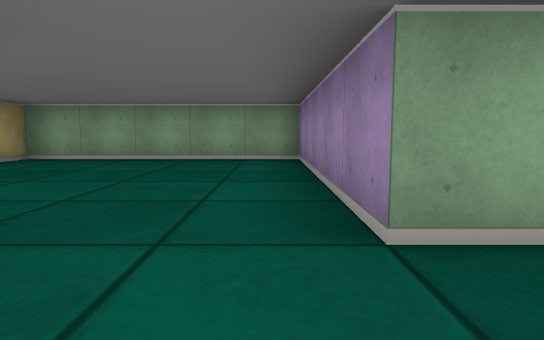
view 1 (above)

12 first-person views from a walk through a cub3D maze. The camera is about half as high as the walls, tilts 6° down and sees 75° across. The floor is counted in squares. Each view is taken from the middle of a square. On the plan, view 1 faces up. The plan holds only what a view shows up to about 9 squares ahead; the rest is blank.

view 2
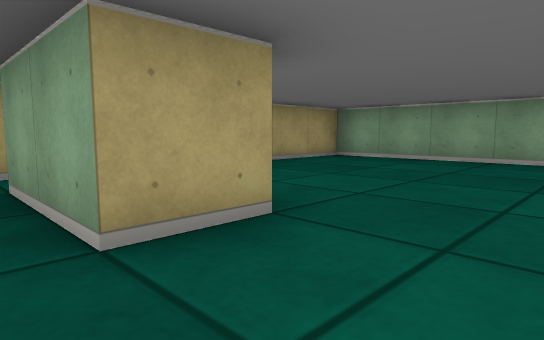

view 3
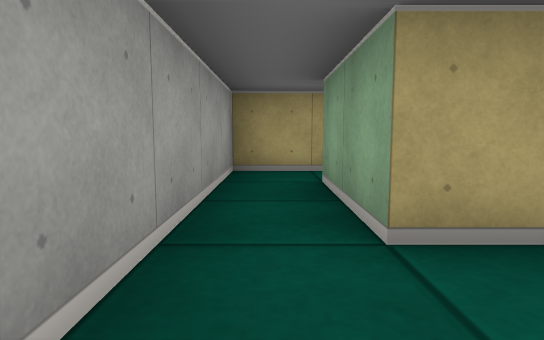

view 4
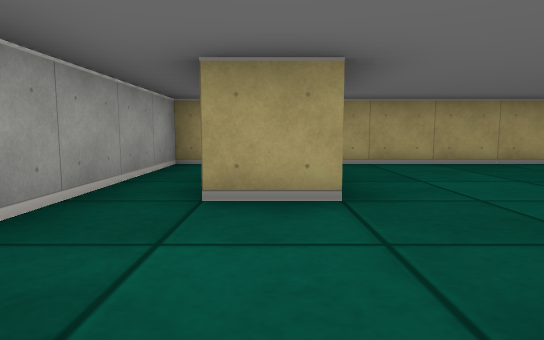

view 5
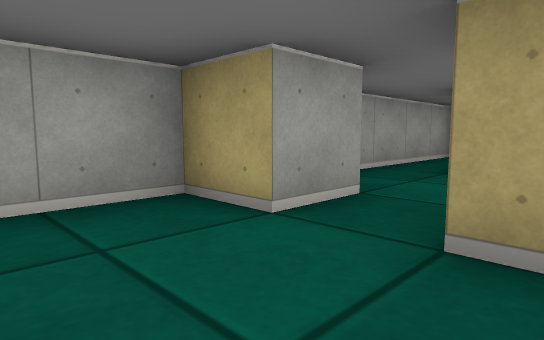

view 6
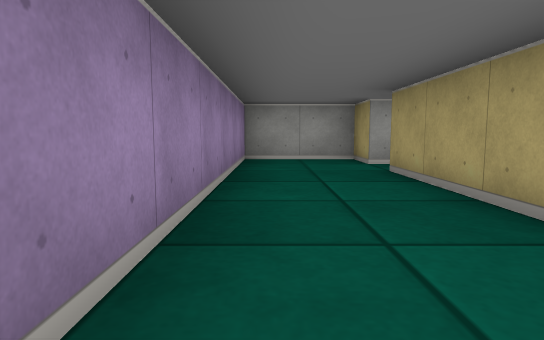

view 7
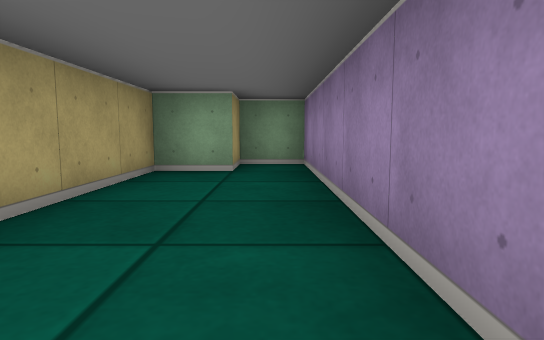

view 8
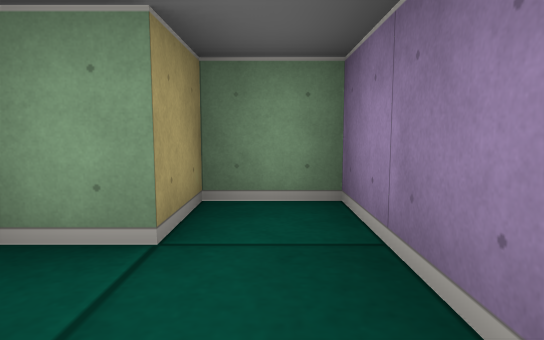

view 9
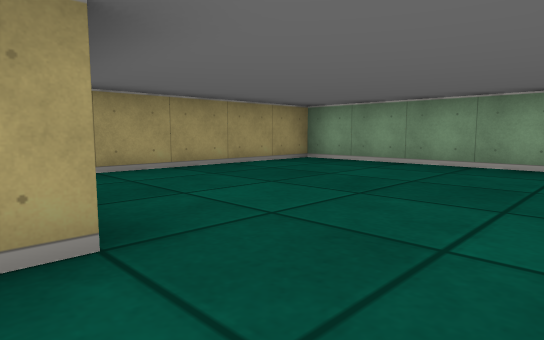

view 10
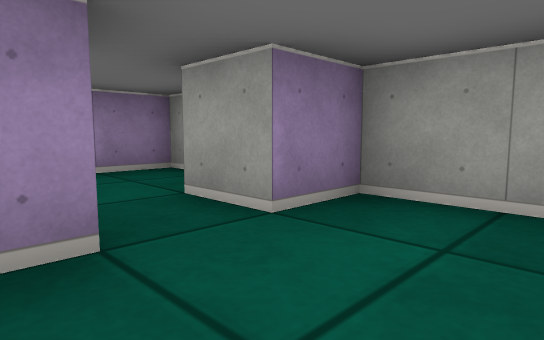

view 11
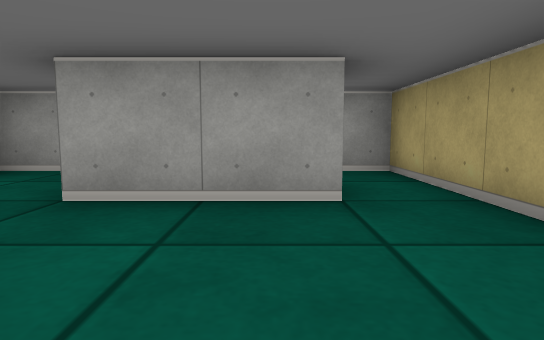

view 12
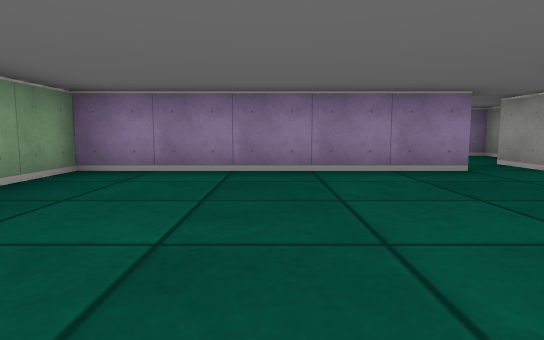

### Floor plan
Ten units are one square. View 1 is at (0, 0); x grows to the right and y downward. Boxes are objects, and circles mark ways between rooms. Rooms are numbered by the first view taken in them; rooms with no view inside come last. Other rooms are left out.
<svg viewBox="-50 -80 90 90">
<path fill="none" stroke="#000" d="M-36 -15 -15 -15 -15 -5M5 -15 5 -65 -45 -65 -45 -15M-15 5 5 5 5 -5M5 -5 15 -5 15 5 35 5 35 -75 25 -75 25 -65 15 -65 15 -15 5 -15M-15 -5 -35 -5M-45 -15 -45 5 -15 5"/>
<circle cx="10" cy="-10" r="3" fill="#2a7"/>
<circle cx="-25" cy="0" r="3" fill="#2a7"/>
<circle cx="-40" cy="-10" r="3" fill="#2a7"/>
<text x="-20" y="-40">1</text>
<text x="20" y="-30">2</text>
<text x="-30" y="0">3</text>
</svg>
Room 1 opens to room 2. Room 1 opens to room 3.

Where each view was taken, in squares from view 1:
view 1: 0 up, 0 right, facing up
view 2: 0 up, 0 right, facing up-left
view 3: 0 up, 0 right, facing left
view 4: 1 up, 1 right, facing left
view 5: 2 up, 3 right, facing down-left
view 6: 6 up, 3 right, facing down
view 7: 2 up, 3 right, facing up
view 8: 5 up, 3 right, facing up
view 9: 1 up, 0 right, facing up-left
view 10: 2 up, 1 left, facing down-right
view 11: 4 up, 3 left, facing down
view 12: 4 up, 4 left, facing right
